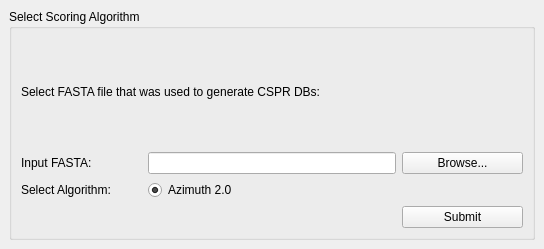
<?xml version="1.0" encoding="UTF-8"?>
<ui version="4.0">
 <class>MainWindow</class>
 <widget class="QMainWindow" name="MainWindow">
  <property name="geometry">
   <rect>
    <x>0</x>
    <y>0</y>
    <width>544</width>
    <height>249</height>
   </rect>
  </property>
  <property name="windowTitle">
   <string>MainWindow</string>
  </property>
  <widget class="QWidget" name="centralwidget">
   <layout class="QGridLayout" name="gridLayout">
    <item row="0" column="0">
     <widget class="QGroupBox" name="grpSelectScoring">
      <property name="sizePolicy">
       <sizepolicy hsizetype="Minimum" vsizetype="Minimum">
        <horstretch>0</horstretch>
        <verstretch>0</verstretch>
       </sizepolicy>
      </property>
      <property name="title">
       <string>Select Scoring Algorithm</string>
      </property>
      <layout class="QGridLayout" name="gridLayout_2">
       <item row="0" column="0" colspan="4">
        <widget class="QLabel" name="lblSelectFASTAfile">
         <property name="sizePolicy">
          <sizepolicy hsizetype="Preferred" vsizetype="Minimum">
           <horstretch>0</horstretch>
           <verstretch>0</verstretch>
          </sizepolicy>
         </property>
         <property name="toolTip">
          <string>&lt;html&gt;&lt;head/&gt;&lt;body&gt;&lt;p&gt;CASPER needs to find an algorithm-specific amount of padding around each gRNA in order to score them. Please provide the same FASTA/FNA file that was used to make the CSPR DB.&lt;/p&gt;&lt;/body&gt;&lt;/html&gt;</string>
         </property>
         <property name="text">
          <string>Select FASTA file that was used to generate CSPR DBs:</string>
         </property>
        </widget>
       </item>
       <item row="1" column="3">
        <widget class="QPushButton" name="pbtnBrowse">
         <property name="text">
          <string>Browse...</string>
         </property>
        </widget>
       </item>
       <item row="2" column="0">
        <widget class="QLabel" name="lblSelectAlgorithm">
         <property name="text">
          <string>Select Algorithm:</string>
         </property>
        </widget>
       </item>
       <item row="1" column="0">
        <widget class="QLabel" name="lblInputFasta">
         <property name="sizePolicy">
          <sizepolicy hsizetype="Minimum" vsizetype="Preferred">
           <horstretch>0</horstretch>
           <verstretch>0</verstretch>
          </sizepolicy>
         </property>
         <property name="toolTip">
          <string>&lt;html&gt;&lt;head/&gt;&lt;body&gt;&lt;p&gt;CASPER needs to find an algorithm-specific amount of padding around each gRNA in order to score them. Please provide the same FASTA/FNA file that was used to make the CSPR DB.&lt;/p&gt;&lt;/body&gt;&lt;/html&gt;</string>
         </property>
         <property name="text">
          <string>Input FASTA:</string>
         </property>
        </widget>
       </item>
       <item row="2" column="1">
        <widget class="QRadioButton" name="rbtnAzimuth">
         <property name="text">
          <string>Azimuth 2.0</string>
         </property>
         <property name="checked">
          <bool>true</bool>
         </property>
        </widget>
       </item>
       <item row="4" column="3">
        <widget class="QPushButton" name="pbtnSubmit">
         <property name="text">
          <string>Submit</string>
         </property>
        </widget>
       </item>
       <item row="1" column="1" colspan="2">
        <widget class="QLineEdit" name="ledInputFASTA">
         <property name="readOnly">
          <bool>true</bool>
         </property>
        </widget>
       </item>
      </layout>
     </widget>
    </item>
   </layout>
  </widget>
 </widget>
 <resources/>
 <connections/>
</ui>
